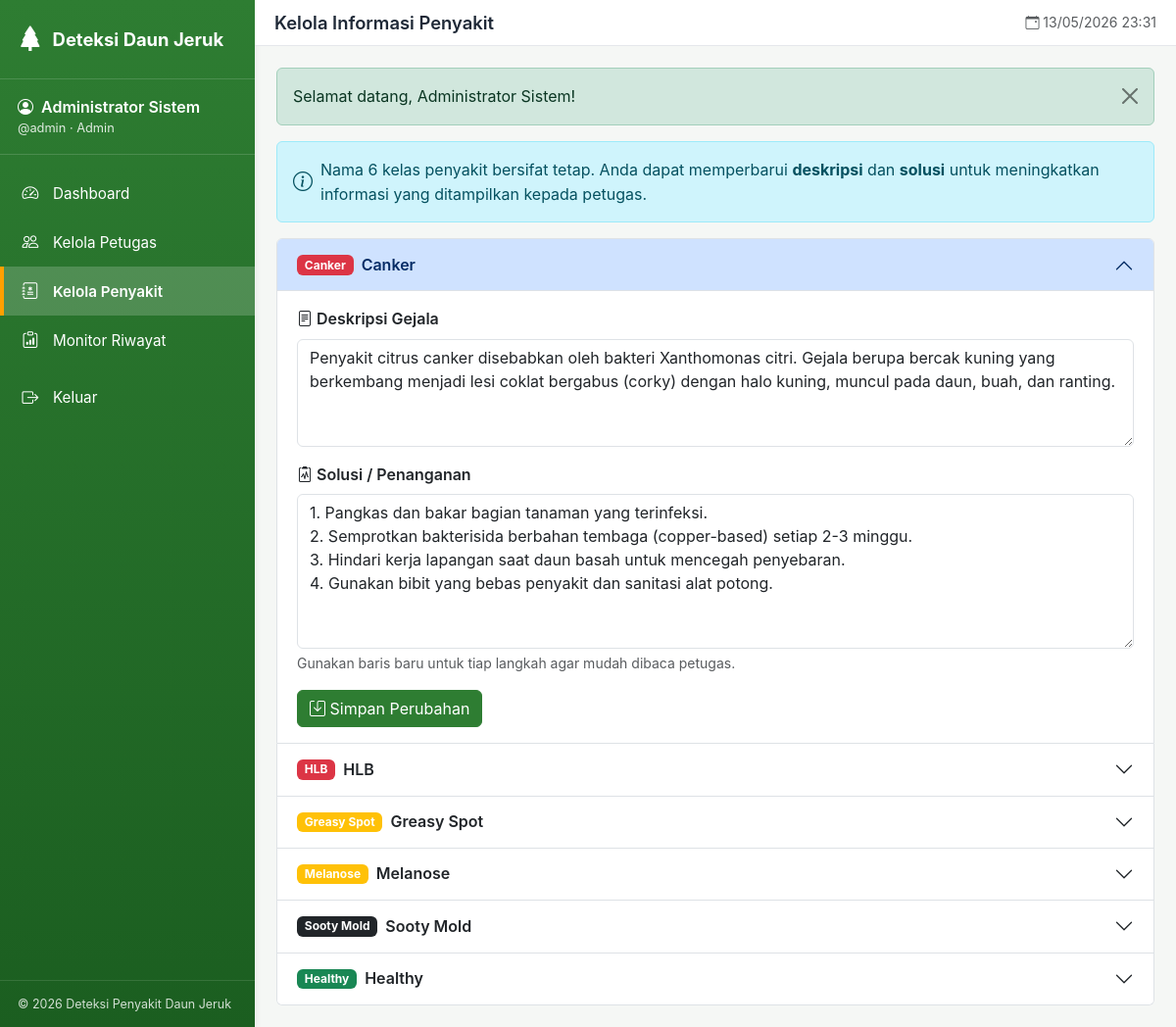
The page /web/admin/kelola_penyakit.php (signed in) on the database its author committed.
### tables this page shows
CREATE TABLE `penyakit` (
  `id_penyakit`   INT(11)      NOT NULL AUTO_INCREMENT,
  `nama_penyakit` VARCHAR(50)  NOT NULL UNIQUE,
  `deskripsi`     TEXT         NOT NULL,
  `solusi`        TEXT         NOT NULL,
  PRIMARY KEY (`id_penyakit`)
);

### web/includes/auth.php (called while the page is built, shortened)
<?php
function current_user(): ?array
{
    return $_SESSION['user'] ?? null;
}

### web/admin/kelola_penyakit.php (the view, shortened to what this page needs)
<?php
$pdo = db();
$list = $pdo->query('SELECT * FROM penyakit ORDER BY id_penyakit')->fetchAll();
$page_title  = 'Kelola Informasi Penyakit';
$active_menu = 'penyakit';
require __DIR__ . '/../includes/header.php';
?>
<div class="alert alert-info d-flex align-items-center" role="alert">
  <i class="bi bi-info-circle me-2 fs-5"></i>
  <div>
    Nama 6 kelas penyakit bersifat tetap. Anda dapat memperbarui <strong>deskripsi</strong> dan <strong>solusi</strong>
    untuk meningkatkan informasi yang ditampilkan kepada petugas.
  </div>
</div>
<div class="accordion" id="accPenyakit">
  <?php foreach ($list as $i => $p): ?>
    <div class="accordion-item">
      <h2 class="accordion-header">
        <button class="accordion-button <?= $i > 0 ? 'collapsed' : '' ?>" type="button"
                data-bs-toggle="collapse" data-bs-target="#p<?= (int) $p['id_penyakit'] ?>">
          <?= penyakit_badge($p['nama_penyakit']) ?>
          <span class="ms-2 fw-semibold"><?= e($p['nama_penyakit']) ?></span>
        </button>
      </h2>
      <div id="p<?= (int) $p['id_penyakit'] ?>"
           class="accordion-collapse collapse <?= $i === 0 ? 'show' : '' ?>"
           data-bs-parent="#accPenyakit">
        <div class="accordion-body">
          <form method="post">
            <div class="mb-3">
              <label class="form-label fw-semibold">
                <i class="bi bi-file-text"></i> Deskripsi Gejala
              </label>
              <textarea name="deskripsi" class="form-control" rows="4" required><?= e($p['deskripsi']) ?></textarea>
            </div>
            <div class="mb-3">
              <label class="form-label fw-semibold">
                <i class="bi bi-clipboard2-pulse"></i> Solusi / Penanganan
              </label>
              <textarea name="solusi" class="form-control" rows="6" required><?= e($p['solusi']) ?></textarea>
              <div class="form-text">Gunakan baris baru untuk tiap langkah agar mudah dibaca petugas.</div>
            </div>
            <button type="submit" class="btn btn-primary">
              <i class="bi bi-save"></i> Simpan Perubahan
            </button>
          </form>
        </div>
      </div>
    </div>
  <?php endforeach; ?>
</div>
<?php require __DIR__ . '/../includes/footer.php'; ?>

### web/includes/header.php (shortened to what this page needs)
<?php
$u = current_user();
$is_admin = $u && $u['role'] === 'Admin';
?>
<!doctype html>
<html lang="id">
<head>
  <link rel="stylesheet" href="https://cdn.jsdelivr.net/npm/bootstrap@5.3.2/dist/css/bootstrap.min.css">
  <link rel="stylesheet" href="https://cdn.jsdelivr.net/npm/bootstrap-icons@1.11.1/font/bootstrap-icons.css">
  <link rel="stylesheet" href="<?= e(url('assets/css/style.css')) ?>">
</head>
<body>
<div class="app-wrapper">
  <aside class="sidebar">
    <div class="brand">
      <i class="bi bi-tree-fill"></i>
      <span>Deteksi Daun Jeruk</span>
    </div>
    <div class="user-box">
      <div class="name"><i class="bi bi-person-circle me-1"></i> <?= e($u['nama_lengkap']) ?></div>
      <div class="role">@<?= e($u['username']) ?> &middot; <?= e($u['role']) ?></div>
    </div>
    <nav class="nav flex-column">
      <?php if ($is_admin): ?>
        <a href="<?= e(url('admin/dashboard.php')) ?>"        class="<?= $active_menu==='dashboard'?'active':'' ?>"><i class="bi bi-speedometer2"></i> Dashboard</a>
        <a href="<?= e(url('admin/kelola_petugas.php')) ?>"   class="<?= $active_menu==='petugas'?'active':'' ?>"><i class="bi bi-people"></i> Kelola Petugas</a>
        <a href="<?= e(url('admin/kelola_penyakit.php')) ?>"  class="<?= $active_menu==='penyakit'?'active':'' ?>"><i class="bi bi-journal-medical"></i> Kelola Penyakit</a>
        <a href="<?= e(url('admin/monitor_riwayat.php')) ?>"  class="<?= $active_menu==='monitor'?'active':'' ?>"><i class="bi bi-clipboard-data"></i> Monitor Riwayat</a>
      <?php endif; ?>
      <a href="<?= e(url('auth/logout.php')) ?>" class="mt-2"><i class="bi bi-box-arrow-right"></i> Keluar</a>
    </nav>
    <div class="sidebar-footer">
      &copy; <?= date('Y') ?> <?= e(APP_NAME) ?>
    </div>
  </aside>
  <div class="main-content">
    <header class="topbar">
      <h1 class="page-title"><?= e($page_title) ?></h1>
      <div class="text-muted small d-none d-md-block">
        <i class="bi bi-calendar-event"></i> <?= date('d/m/Y H:i') ?>
      </div>
    </header>
    <main class="content">
      <?= render_flashes() ?>

### web/includes/helpers.php (shortened to what this page needs)
<?php
function e(?string $v): string
{
    return htmlspecialchars($v ?? '', ENT_QUOTES | ENT_SUBSTITUTE, 'UTF-8');
}
function url(string $path = ''): string
{
    return rtrim(BASE_URL, '/') . '/' . ltrim($path, '/');
}
function get_flashes(): array
{
    $f = $_SESSION['_flash'] ?? [];
    return $f;
}
function render_flashes(): string
{
    $out = '';
    foreach (get_flashes() as $f) {
        $type = match ($f['type']) {
            'success' => 'success',
            'error'   => 'danger',
            'warning' => 'warning',
            default   => 'info',
        };
        $out .= '<div class="alert alert-' . $type . ' alert-dismissible fade show" role="alert">'
              . e($f['msg'])
              . '<button type="button" class="btn-close" data-bs-dismiss="alert" aria-label="Tutup"></button>'
              . '</div>';
    }
    return $out;
}
function penyakit_badge(string $nama): string
{
    $map = [
        'Healthy'     => 'success',
        'Canker'      => 'danger',
        'HLB'         => 'danger',
        'Greasy Spot' => 'warning',
        'Melanose'    => 'warning',
        'Sooty Mold'  => 'dark',
    ];
    $cls = $map[$nama] ?? 'secondary';
    return '<span class="badge bg-' . $cls . '">' . e($nama) . '</span>';
}

### web/includes/footer.php (shortened to what this page needs)
    </main>
  </div>
</div>
</body>
</html>

### web/assets/css/style.css (style rules this page uses)
:root { --brand: #2e7d32; --brand-dark: #1b5e20; --brand-light: #e8f5e9; --accent: #ffa000; --text-dark: #1f2937; --muted: #6b7280; --bg: #f5f7f5; --card-border: #e5e7eb; }
html, body { height: 100%; }
body { background: var(--bg); color: var(--text-dark); font-family: -apple-system, BlinkMacSystemFont, "Segoe UI", Roboto, "Helvetica Neue", Arial, sans-serif; font-size: 16px; line-height: 1.55; }
.app-wrapper { display: flex; min-height: 100vh; }
.sidebar { width: 260px; background: linear-gradient(180deg, var(--brand) 0%, var(--brand-dark) 100%); color: #fff; flex-shrink: 0; display: flex; flex-direction: column; box-shadow: 2px 0 6px rgba(0,0,0,0.05); }
.sidebar .brand { padding: 20px 18px; font-size: 1.15rem; font-weight: 700; border-bottom: 1px solid rgba(255,255,255,0.15); display: flex; align-items: center; gap: 10px; }
.sidebar .brand i { font-size: 1.6rem; }
.sidebar .user-box { padding: 16px 18px; border-bottom: 1px solid rgba(255,255,255,0.15); font-size: 0.9rem; }
.sidebar .user-box .name { font-weight: 600; font-size: 1rem; }
.sidebar .user-box .role { opacity: 0.85; font-size: 0.8rem; }
.sidebar .nav { padding: 14px 0; flex: 1; }
.sidebar .nav a { display: flex; align-items: center; gap: 12px; padding: 12px 20px; color: #fff; text-decoration: none; font-size: 0.95rem; transition: background 0.15s; }
.sidebar .nav a.active { background: rgba(255,255,255,0.18); border-left: 4px solid var(--accent); padding-left: 16px; font-weight: 600; }
.sidebar .nav a i { width: 22px; text-align: center; font-size: 1.05rem; }
.sidebar-footer { padding: 14px 18px; border-top: 1px solid rgba(255,255,255,0.15); font-size: 0.78rem; opacity: 0.8; }
.main-content { flex: 1; min-width: 0; display: flex; flex-direction: column; }
.topbar { background: #fff; padding: 12px 20px; border-bottom: 1px solid var(--card-border); display: flex; align-items: center; justify-content: space-between; gap: 12px; }
.topbar .page-title { font-size: 1.15rem; font-weight: 600; margin: 0; }
.content { padding: 22px; flex: 1; }
.btn-primary { background: var(--brand); border-color: var(--brand); }

### rows shown on the page
penyakit: nama_penyakit "Canker", deskripsi "Penyakit citrus canker disebabkan oleh bakteri Xanthomonas citri. Gejala berupa bercak kuning yang berkembang menjadi lesi coklat bergabus (corky) dengan halo kuning, muncul pada daun, buah, dan ranting.", solusi "1. Pangkas dan bakar bagian tanaman yang terinfeksi. 2. Semprotkan bakterisida berbahan tembaga (copper-based) setiap 2-3 minggu. 3. Hindari kerja lapangan saat daun basah untuk mencegah penyebaran. 4. Gunakan bibit yang bebas penyakit dan sanitasi alat potong."
penyakit: nama_penyakit "HLB"
penyakit: nama_penyakit "Greasy Spot"
penyakit: nama_penyakit "Melanose"
penyakit: nama_penyakit "Sooty Mold"
penyakit: nama_penyakit "Healthy"

### other values the page prints
$u['nama_lengkap'] "Administrator Sistem"
$u['username'] "admin"
$u['role'] "Admin"
APP_NAME "Deteksi Penyakit Daun Jeruk"
$page_title "Kelola Informasi Penyakit"
$f['msg'] "Selamat datang, Administrator Sistem!"
